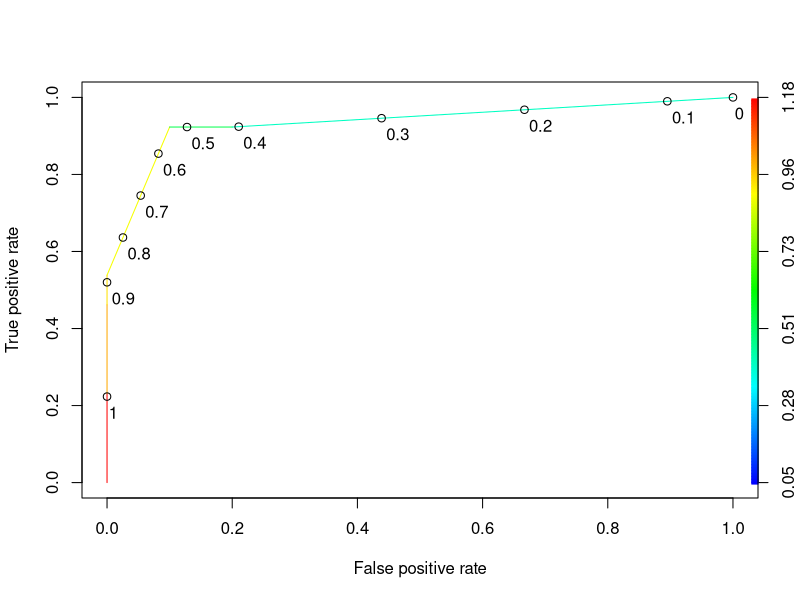

This chart was generated by the following R code:
# install.packages("ROCR", dependencies = TRUE, repos = "http://cran.us.r-project.org")
# install.packages("httpgd", dependencies = TRUE, repos = "http://cran.us.r-project.org")
# install.packages("devtools", dependencies = TRUE, repos = "http://cran.us.r-project.org")
# devtools::install_github("nx10/httpgd")
# install.packages("languageserver", dependencies = TRUE, repos = "http://cran.us.r-project.org")

library("ROCR")

input_data <- read.csv2("Credit.csv", header = TRUE, sep=';')
colnames(input_data) <- c("credit", "class", "salary", "age", "credit_card")

sep <- rbinom(nrow(input_data), 1, 0.90)

learning_data  <- input_data[sep == 1,]
valid_data <- input_data[sep == 0,]

model = glm(credit ~ salary + age, data=learning_data, family = binomial)

predict_result <- predict(model, newdata = valid_data, type="response")

pred = prediction(predict_result, valid_data$credit)
perf_tpr_fpr = performance(pred, "tpr", "fpr")

perf_acc = performance(pred, "acc",)

acc <- max(perf_acc@y.values[[1]])
print(acc)

plot(perf_tpr_fpr, colorize=TRUE, print.cutoffs.at=seq(0,1,0.1), text.adj=c(-0.2,1.7))

threshold_level <- 0.7
TP <- sum(valid_data[predict_result >= threshold_level & valid_data$credit == 1,])
FP <- sum(valid_data[predict_result >= threshold_level & valid_data$credit == 0,])
TN <- sum(valid_data[predict_result < threshold_level & valid_data$credit == 0,])
FN <- sum(valid_data[predict_result < threshold_level & valid_data$credit == 1,])
N <- sum(valid_data)

acc <- (TP + TN) / N
print(acc)
